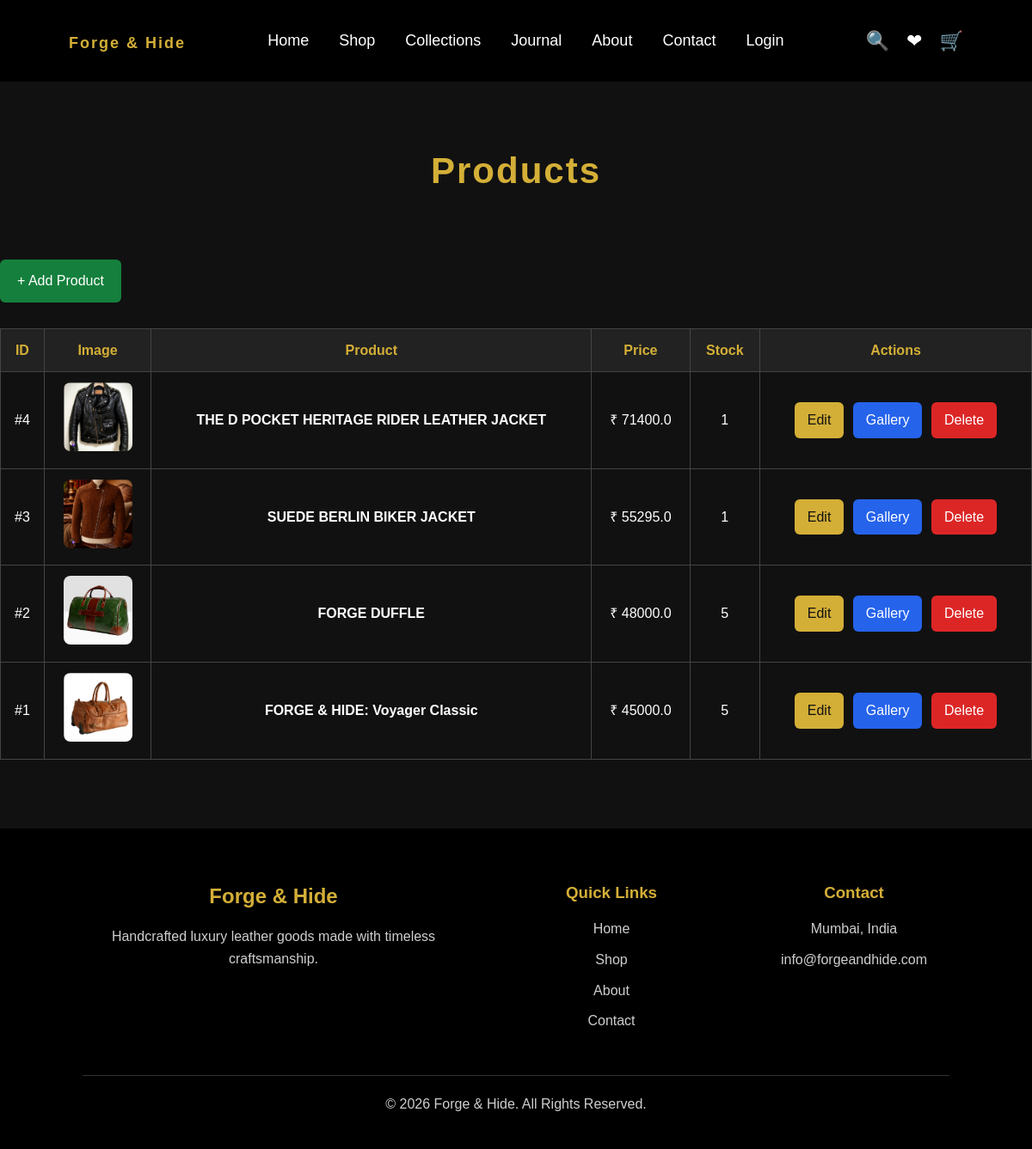
The page /admin/products (signed in) on the database as committed earlier.
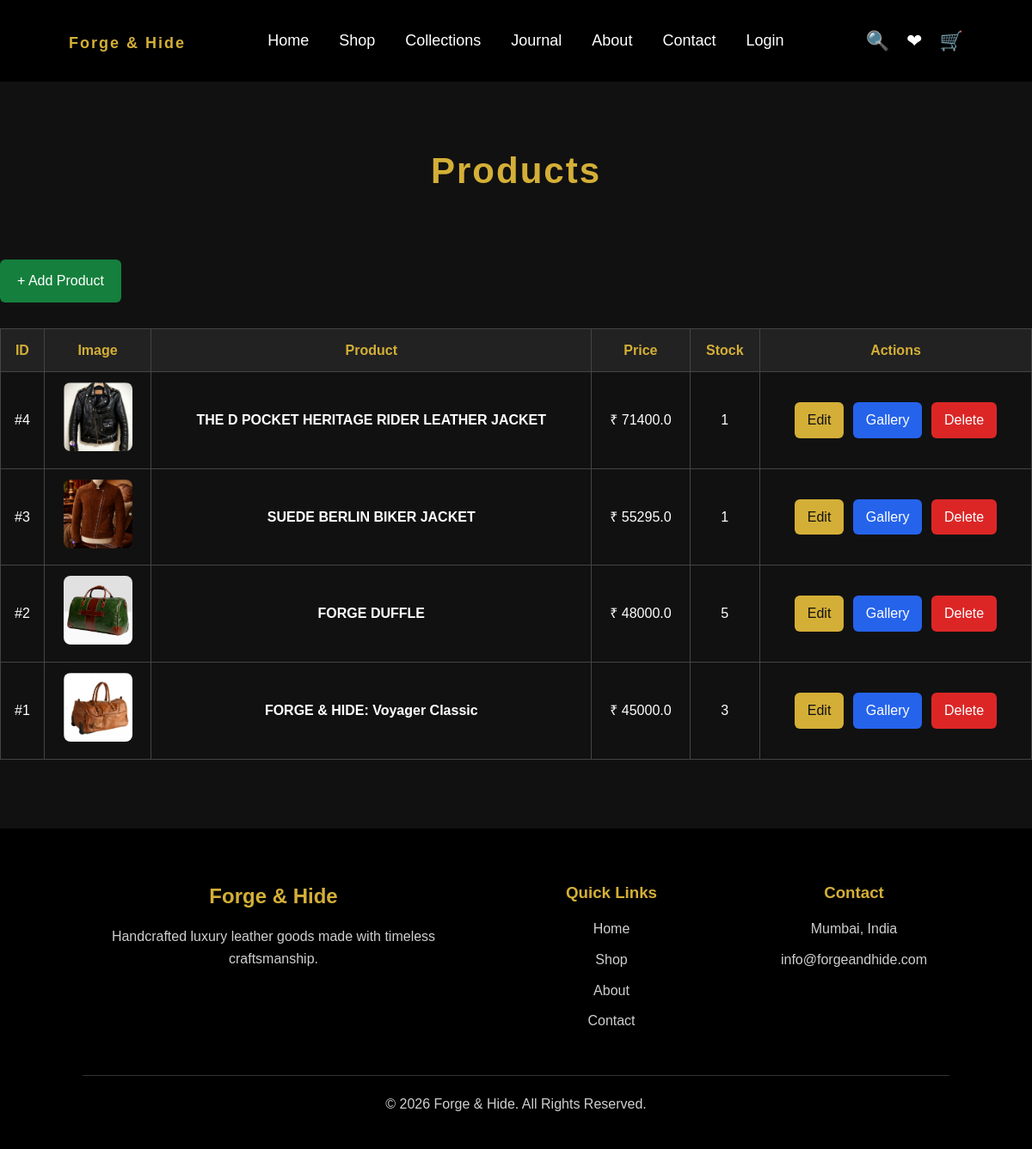
The same page on the database as committed later.
### models.py (models this page shows, shortened)
class Product(db.Model):
    __tablename__ = "products"
    id = db.Column(db.Integer, primary_key=True)
    category_id = db.Column(
        db.Integer,
        db.ForeignKey("categories.id", name="fk_product_category"),
        nullable=True
    )
    category = db.relationship(
        "Category",
        back_populates="products"
    )
    name = db.Column(db.String(200), nullable=False)
    slug = db.Column(db.String(200), unique=True, nullable=False)
    description = db.Column(db.Text)
    short_description = db.Column(db.String(500))
    long_description = db.Column(db.Text)
    leather_type = db.Column(db.String(150))
    hardware = db.Column(db.String(150))
    lining = db.Column(db.String(150))
    dimensions = db.Column(db.String(150))
    weight = db.Column(db.String(100))
    made_in = db.Column(db.String(100))
    warranty = db.Column(db.String(100))
    care = db.Column(db.Text)
    is_bestseller = db.Column(db.Boolean, default=False)
    price = db.Column(db.Float, nullable=False)
    stock = db.Column(db.Integer, default=0)
    image = db.Column(db.String(300))
    is_featured = db.Column(db.Boolean, default=False)
    created_at = db.Column(
        db.DateTime,
        server_default=func.now()
    )

### app.py (the view)
@app.route("/admin/products")
@admin_required
def products():
    products = Product.query.order_by(Product.id.desc()).all()
    return render_template(
        "admin/products.html",
        products=products
    )

### app.py (called while the page is built)
def admin_required(f):
    @wraps(f)
    def decorated_function(*args, **kwargs):
        print(
    "ADMIN CHECK:",
    current_user.is_authenticated,
    type(current_user).__name__,
    session.get("customer_id")
)
        if not current_user.is_authenticated:
            return redirect(url_for("admin_login"))
        if not isinstance(current_user, Admin):
            return redirect(url_for("home"))
        return f(*args, **kwargs)
    return decorated_function

@app.context_processor
def inject_cart_count():
    cart_count = 0
    if current_user.is_authenticated:
        cart_items = Cart.query.filter_by(
            customer_id=current_user.id
        ).all()
        for item in cart_items:
            cart_count += item.quantity
    return {
        "cart_count": cart_count
    }

@login_manager.user_loader
def load_user(user_id):
    return db.session.get(Admin, int(user_id))

@app.after_request
def add_no_cache_headers(response):
    response.headers["Cache-Control"] = "no-store, no-cache, must-revalidate, max-age=0"
    response.headers["Pragma"] = "no-cache"
    response.headers["Expires"] = "0"
    return response

### templates/admin/products.html (shortened to what this page needs)
{% extends "base.html" %}
{% block content %}
<h1 class="section-title">
    Products
</h1>
<a
    href="{{ url_for('add_product') }}"
    class="add-product-btn"
>
    + Add Product
</a>
{% if products %}
<div class="admin-products-container">
    <div style="overflow-x:auto;">
        <table class="admin-products-table">
            <thead>
                <tr>
                    <th>
                        ID
                    </th>
                    <th>
                        Image
                    </th>
                    <th>
                        Product
                    </th>
                    <th>
                        Price
                    </th>
                    <th>
                        Stock
                    </th>
                    <th>
                        Actions
                    </th>
                </tr>
            </thead>
            <tbody>
                {% for product in products %}
                <tr>
                    <td>
                        #{{ product.id }}
                    </td>
                    <td>
                        {% if product.image %}
                            <img
                                src="{{ url_for(
                                    'static',
                                    filename='uploads/' + product.image
                                ) }}"
                                class="product-image"
                                alt="{{ product.name }}"
                            >
                        {% else %}
                            No Image
                        {% endif %}
                    </td>
                    <td>
                        <strong>
                            {{ product.name }}
                        </strong>
                    </td>
                    <td>
                        ₹ {{ product.price }}
                    </td>
                    <td>
                        {{ product.stock }}
                    </td>
                    <td>
                        <a
                            href="{{ url_for(
                                'edit_product',
                                id=product.id
                            ) }}"
                            class="admin-btn edit-btn"
                        >
                            Edit
                        </a>
                        <a
                            href="{{ url_for(
                                'product_gallery',
                                id=product.id
                            ) }}"
                            class="admin-btn gallery-btn"
                        >
                            Gallery
                        </a>
                        <a
                            href="{{ url_for(
                                'delete_product',
                                id=product.id
                            ) }}"
                            class="admin-btn delete-btn"
                            onclick="
                                return confirm(
                                    'Are you sure you want to delete {{ product.name }}?'
                                );
                            "
                        >
                            Delete
                        </a>
                    </td>
                </tr>
                {% endfor %}
            </tbody>
        </table>
    </div>
</div>
{% endif %}
{% endblock %}

Rows that differ between the two databases and show on the page:
changed Product "FORGE & HIDE: Voyager Classic": stock "5" → "3"
